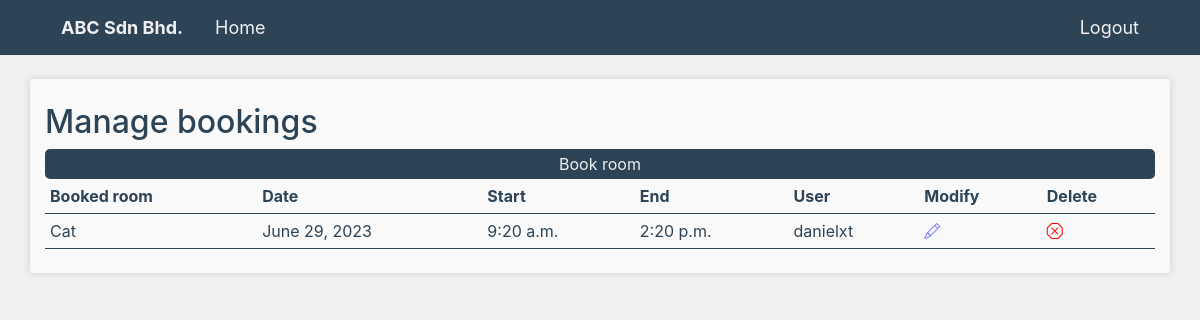
/bookingManagement (signed in), run on an earlier commit of the app's database.
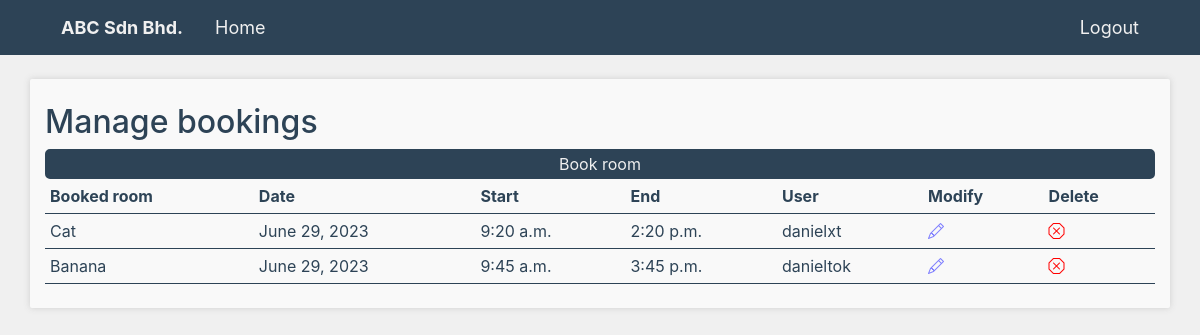
And on a later commit of the database.
### booking/models.py (models this page shows, shortened)
class RoomBooking(models.Model):
    roomName = models.ForeignKey('rooms.Room', on_delete=models.CASCADE)
    userName = models.ForeignKey(User, on_delete=models.CASCADE, default="", name="userName")
    date = models.DateField()
    start = models.TimeField()
    end = models.TimeField()
    class Meta:
        constraints = [
            models.CheckConstraint(check=Q(start__lte=F('end')), name='start_before_end')
        ]

### rooms/models.py (models this page shows)
class Room(models.Model):
    roomName = models.CharField(max_length=50, unique=True)
    capacity = models.IntegerField(default=0)
    createdAt = models.DateTimeField(auto_now_add=True)
    def __str__(self):
        return self.roomName

### booking/views.py (the view)
# urls.py: path('', bookingManagementView, name='bookingManagement'),
def bookingManagementView(request):
    if request.user.is_staff:
        bookings = RoomBooking.objects.all()
    else:
        userName = User.objects.get(username=request.user.username)
        bookings = RoomBooking.objects.filter(userName = userName)
    context = {'roomBooking' :bookings}
    return render(request, "bookingManagement.html", context)

### templates/bookingManagement.html (shortened to what this page needs)
{% extends 'base.html' %}
{% block content %}
{% if user.is_authenticated %}
    <br>
    <div class="container py-4 boxColor boxShadow">
        <h2>Manage
            bookings</h2>
        <button><a href="{% url 'roomBooking' %}">Book room</a></button>
                    <table class="dataTable">
                        <tr style="font-weight:bold">
                            <th>Booked room</th>
                            <th>Date</th>
                            <th>Start</th>
                            <th>End</th>
                            <th>User</th>
                            {% if user.is_staff %}
                            <th>Modify</th>
                            <th>Delete</th>
                            {% endif %}
                        </tr>
                        <tr>
                            {% for booking in roomBooking %}
                                <tr>
                                    <td>{{booking.roomName}}</td>
                                    <td>{{booking.date}}</td>
                                    <td>{{booking.start}}</td>
                                    <td>{{booking.end}}</td>
                                    <td>{{booking.userName}}</td>
                                    {% if user.is_staff %}
                                    <td><a href="bookingManagement/modifyBooking/{{booking.id}}"><i class="bi bi-pencil"></i></a></td>
                                    <td><a href="bookingManagement/deleteBooking/{{booking.id}}"><i class="bi bi-x-octagon"></i></a></td>
                                    {% endif %}
                                </tr>
                            {% endfor %}
                        </tr>
                    </table>
    </div>
{% else %}
<br>
<div class="container py-4 boxColor boxShadow">
    <p>You are not logged in.</p>
    <button><a href="{% url 'login' %}">Log In</a></button>
</div>
{% endif %}
{% endblock %}

What changed in the data, as far as the page shows it:
added RoomBooking: roomName "Banana", date "June 29, 2023", start "9:45 a.m.", end "3:45 p.m.", userName "danieltok"
